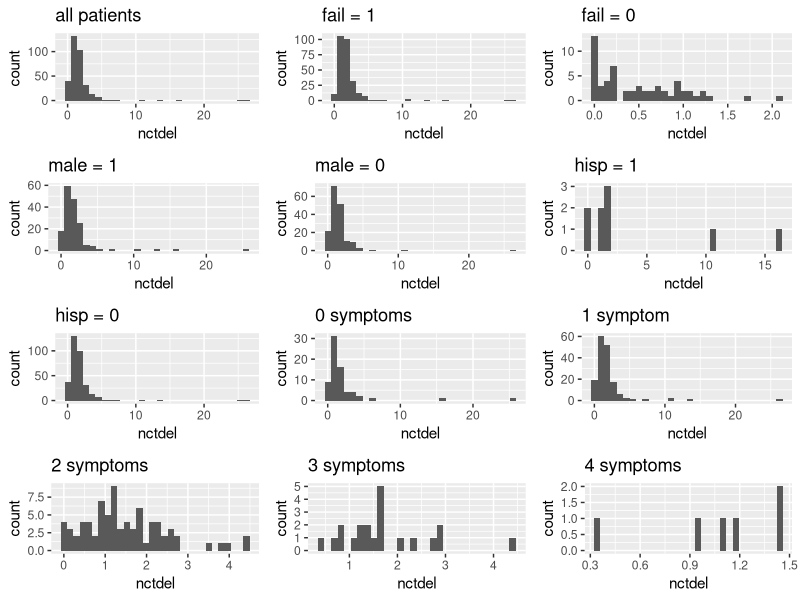
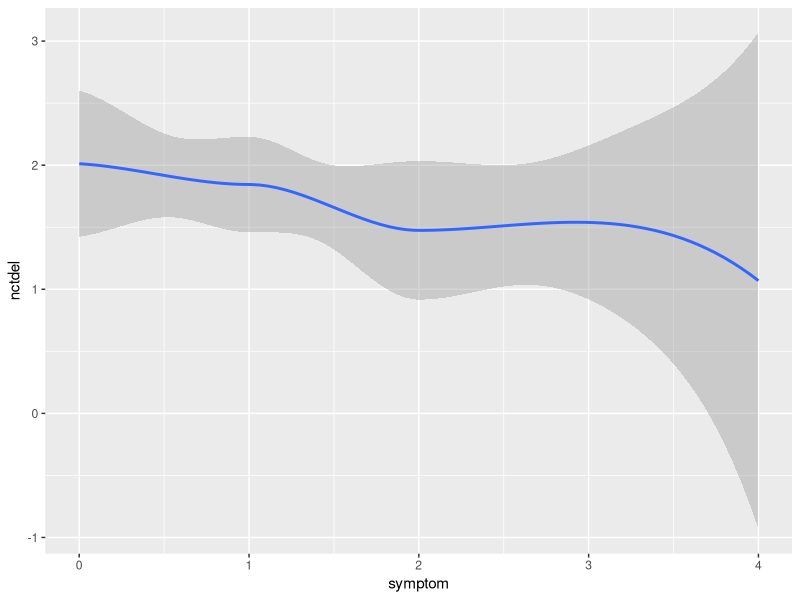
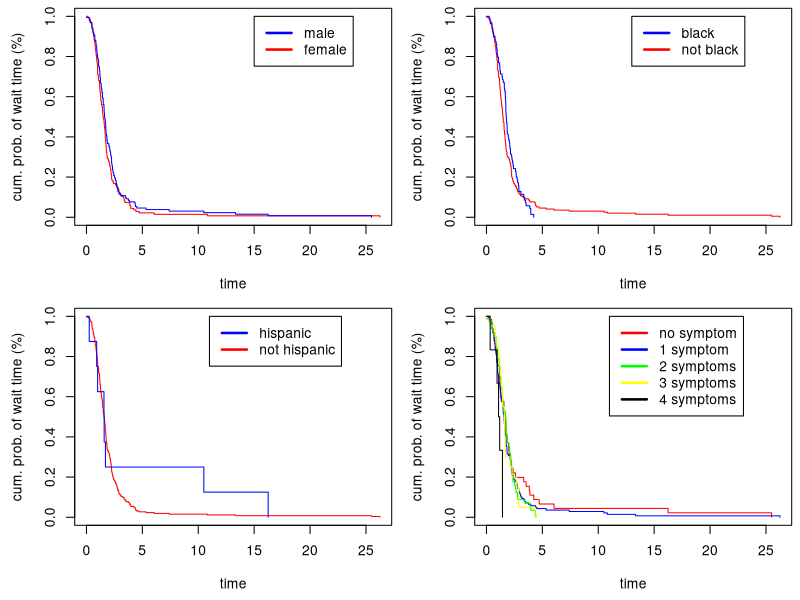

These figures' R source, in order:
## ---- chunk 1
knitr::opts_chunk$set(echo = TRUE)
library(ggplot2)
library(survival)
## ---- chunk 2
data <- read.table("kellydat.txt", header = TRUE)

require(gridExtra)

kellydat = read.table("kellydat.txt", header = TRUE)
kellydat$sn0 = ifelse(kellydat$sn1 + kellydat$sn2 + kellydat$sn3 + kellydat$all4, 0, 1)
## ---- chunk 3
kellydat$symptom = rep(0, length(kellydat$sn1))
for (i in 1:length(kellydat$nctdel)){
  if (kellydat$sn1[i] == 1){
    kellydat$symptom[i] = 1
  }
  if (kellydat$sn2[i] == 1){
    kellydat$symptom[i] = 2
  } 
  if (kellydat$sn3[i] == 1){
    kellydat$symptom[i] = 3
  }
  if (kellydat$all4[i] == 1){
    kellydat$symptom[i] = 4
  }
}
## ---- chunk 4
all = ggplot(data=kellydat, aes(nctdel)) + geom_histogram() + ggtitle("all patients")
fail_1 = ggplot(data=kellydat[kellydat$fail == 1,], aes(nctdel)) + geom_histogram() + ggtitle("fail = 1")
fail_0 = ggplot(data=kellydat[kellydat$fail == 0,], aes(nctdel)) + geom_histogram() + ggtitle("fail = 0")
male_1 = ggplot(data=kellydat[kellydat$male == 1,], aes(nctdel)) + geom_histogram() + ggtitle("male = 1")
male_0 = ggplot(data=kellydat[kellydat$male == 0,], aes(nctdel)) + geom_histogram() + ggtitle("male = 0")
hisp_1 = ggplot(data=kellydat[kellydat$hisp == 1,], aes(nctdel)) + geom_histogram() + ggtitle("hisp = 1")
hisp_0 = ggplot(data=kellydat[kellydat$hisp == 0,], aes(nctdel)) + geom_histogram() + ggtitle("hisp = 0")
sn0_1 = ggplot(data=kellydat[kellydat$sn0 == 1,], aes(nctdel)) + geom_histogram() + ggtitle("0 symptoms")
sn1_1 = ggplot(data=kellydat[kellydat$sn1 == 1,], aes(nctdel)) + geom_histogram() + ggtitle("1 symptom")
sn2_1 = ggplot(data=kellydat[kellydat$sn2 == 1,], aes(nctdel)) + geom_histogram() + ggtitle("2 symptoms")
sn3_1 = ggplot(data=kellydat[kellydat$sn3 == 1,], aes(nctdel)) + geom_histogram() + ggtitle("3 symptoms")
all4_1 = ggplot(data=kellydat[kellydat$all4 == 1,], aes(nctdel)) + geom_histogram() + ggtitle("4 symptoms")

grid.arrange(all, fail_1, fail_0, male_1, male_0, hisp_1, hisp_0, sn0_1, sn1_1, sn2_1, sn3_1, all4_1, ncol=3)

## ---- chunk 5
ggplot(data = kellydat) + 
geom_smooth(mapping = aes(x = symptom, y = nctdel))
## ---- chunk 6
library(survival)
par(mfrow=c(2,2))
d2 = Surv(time=kellydat$nctdel, event=kellydat$fail)

km1 = survfit(d2 ~ kellydat$male)
par(mar=c(4.5, 4.5, 0.5, 0.5))
plot(km1, col = c("red", "blue"), xlab = "time", ylab = "cum. prob. of wait time (%)")
legend(15, 1.0, c("male", "female"), lty=c(1,1), lwd=c(2.5,2.5),col=c("blue","red"))

km2 = survfit(d2 ~ kellydat$black)
plot(km2, col = c("red", "blue"), xlab = "time", ylab = "cum. prob. of wait time (%)")
legend(13, 1.0, c("black", "not black"), lty=c(1,1), lwd=c(2.5,2.5),col=c("blue","red"))

km3 = survfit(d2 ~ kellydat$hisp)
par(mar=c(4.5, 4.5, 0.5, 0.5))
plot(km3, col = c("red", "blue"), xlab = "time", ylab = "cum. prob. of wait time (%)")
legend(11, 1.0, c("hispanic", "not hispanic"), lty=c(1,1), lwd=c(2.5,2.5),col=c("blue","red"))

km4 = survfit(d2 ~ kellydat$symptom)
plot(km4, col = c("red", "blue", "green", "yellow", "black"), xlab = "time", ylab = "cum. prob. of wait time (%)")
legend(11, 1.0, c("no symptom", "1 symptom", "2 symptoms", "3 symptoms", "4 symptoms"), lty=c(1,1), lwd=c(2.5,2.5),col=c("red", "blue", "green", "yellow", "black"))
## ---- chunk 7
sympts <- kellydat[kellydat$symptom %in% c(0,4),]
sympts$zero.four <- ifelse(sympts$symptom == 4, 1, 0)
wilcox.test(nctdel ~ zero.four, data = sympts)
wilcox.test(nctdel ~ male, data = kellydat)
wilcox.test(nctdel ~ black, data = kellydat)
wilcox.test(nctdel ~ hisp, data = kellydat)
## ---- chunk 8
d3 = Surv(kellydat$nctdel, kellydat$fail)
cox = coxph(formula = d3 ~ black + male + hisp + symptom, data = kellydat)
summary(cox)
